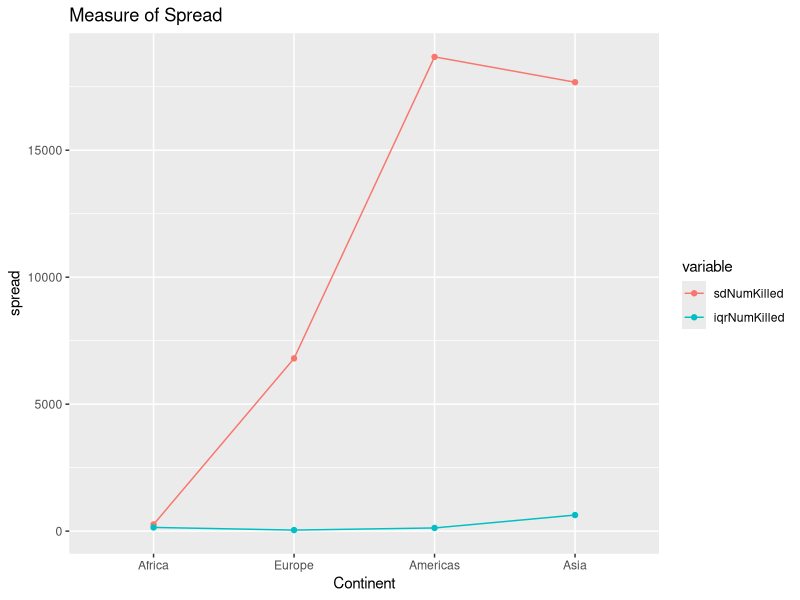
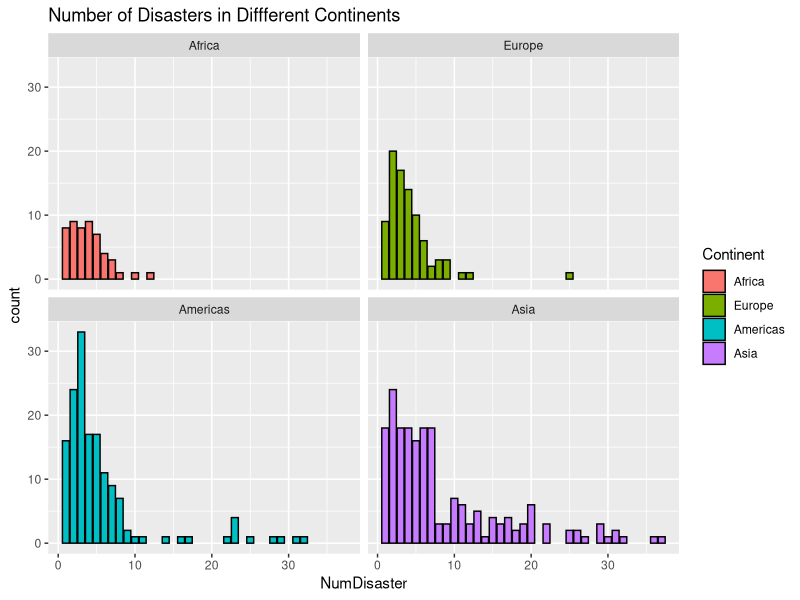
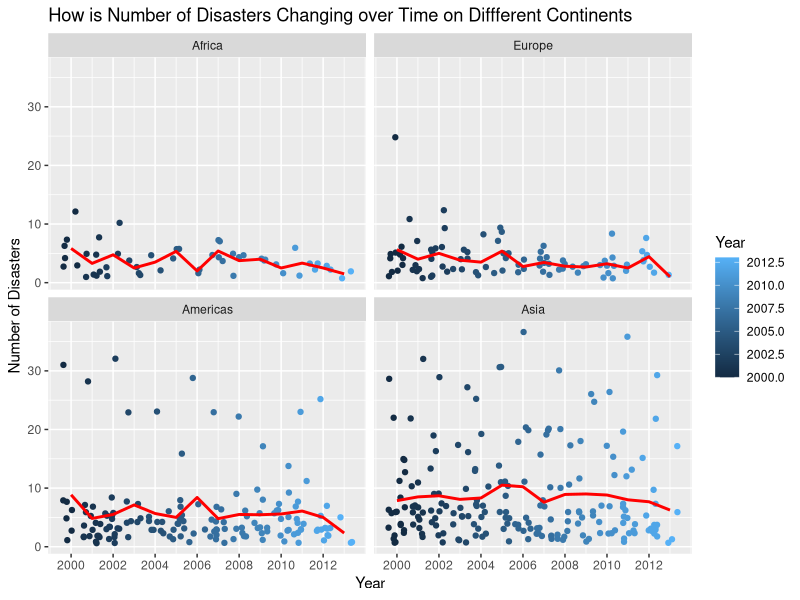
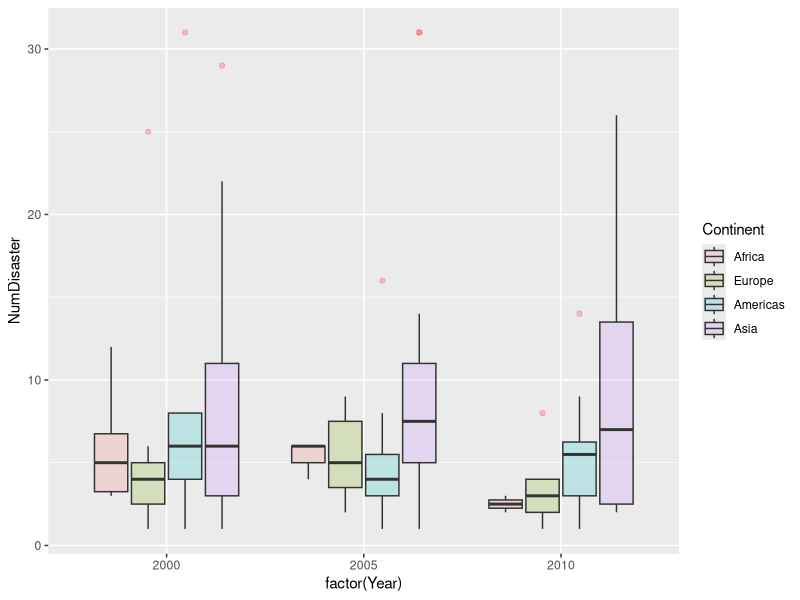
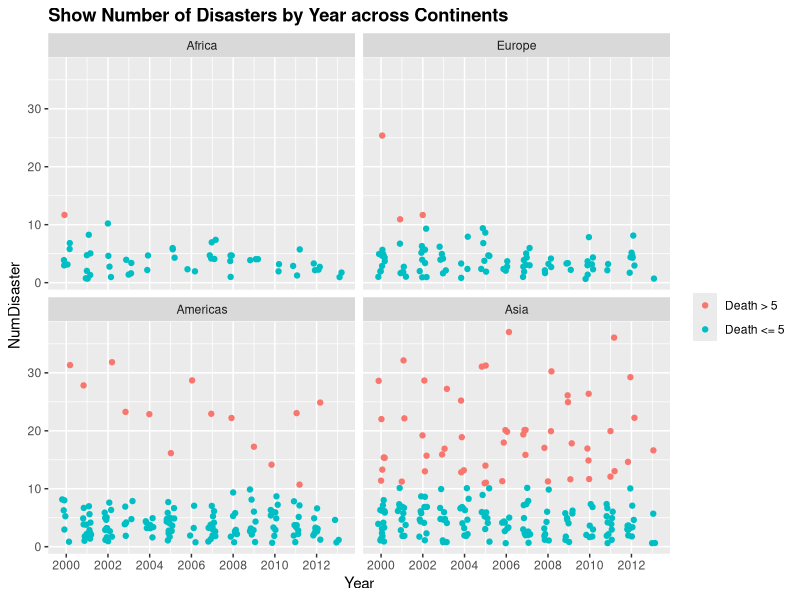
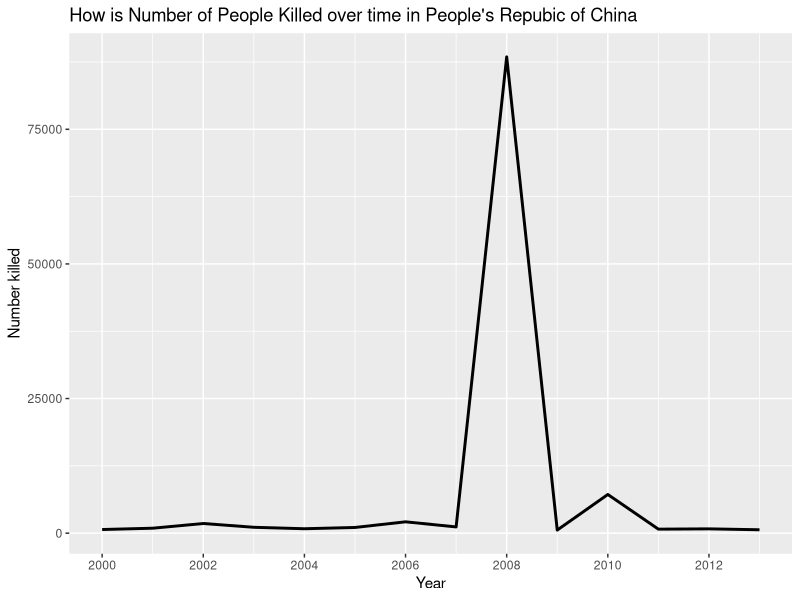
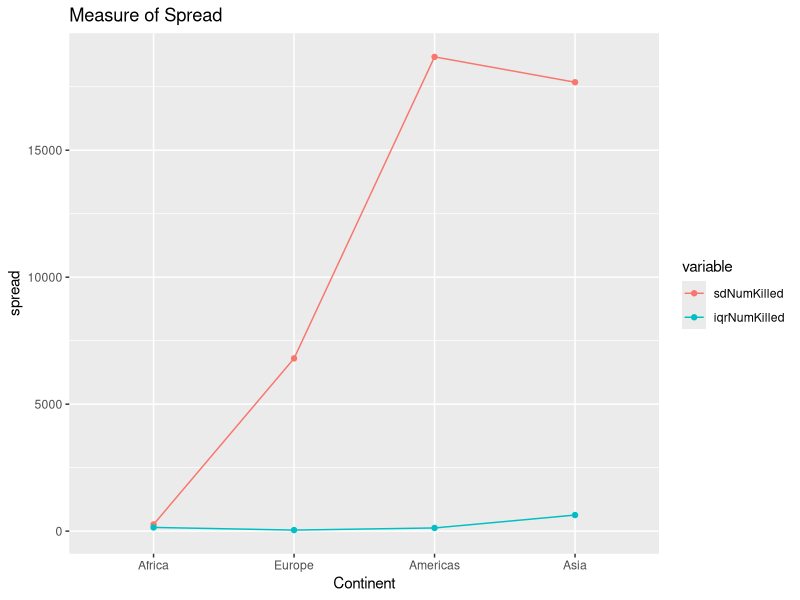
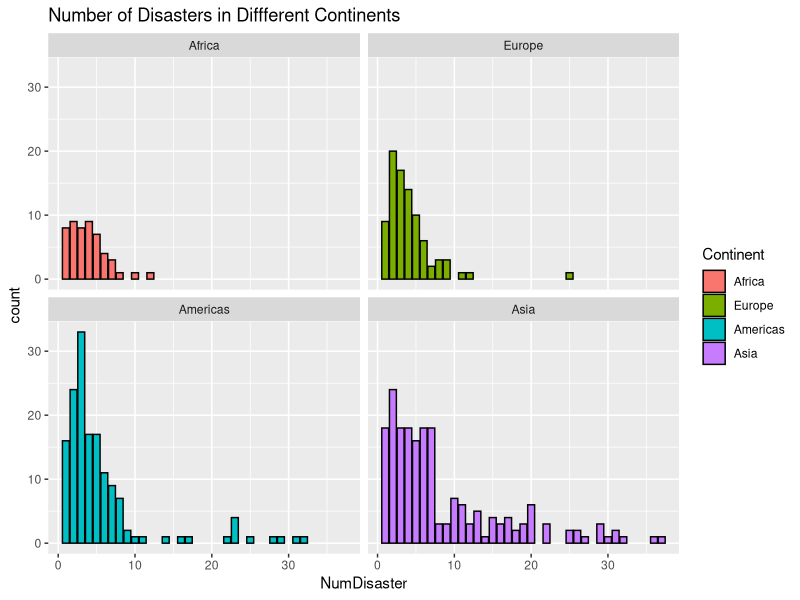

Write R code to recreate these figures, in order. (Note: this script raises an error after producing the figures.)
library(arm)
library(ggplot2)
library(plyr)
library(xtable)
library(reshape2)

Disaster <- read.delim("Disaster_clean.tsv")


## Learn from JB's code
## infer order of Race and Film factors from order in file
Disaster <-
  within(Disaster, {
    Continent <- factor(as.character(Continent), 
                        levels = unique(Disaster$Continent))
  })
## Yes! It is still follow the order!!!!!

## try to get the spread of death within the continents
spreaddeath <- ddply(Disaster, ~ Continent, summarize,
                     sdNumKilled = sd(NumKilled), 
                     iqrNumKilled = IQR(NumKilled))
write.table (spreaddeath,"spreaddeath.tsv", quote = FALSE,
             sep = "\t", row.names = FALSE)

newspread <- melt(spreaddeath, id="Continent")
ggplot(newspread, aes(x = Continent, y = value, colour = variable)) + 
  geom_point() + geom_line(aes(x=as.numeric(Continent)))+ ylab("spread") +
  ggtitle("Measure of Spread")
ggsave("line_MeasureofSpread.png")

## Then, try to produce the maximum and minimum statistics 
## for different variables in all continents
## for all continents
maxmean<- ddply(Disaster, ~ Continent, summarize, 
                meanDamage = mean(TotalDamUSD),
                maxDamage= max(TotalDamUSD),
                meanAffPop = mean(NumAffected),
                maxAffPop = max(NumAffected),
                meanInjured = mean(NumInjured),
                maxInjured = max(NumInjured),
                meanDeath = mean(NumKilled),
                maxDeath = max(NumKilled),
                meanHomeless = mean(NumHomeless),
                maxHomeless = max(NumHomeless)
)
write.table (maxmean,"maxmean.tsv", quote = FALSE,
             sep = "\t", row.names = FALSE)

## We have summarized some detailed information about different 
## variables in the dataset. Now, let's discouver more details.
## First,let's identify which varibales play an important role to predict 
## the damaged amount from natural disasters.

## To start with, Let us to fit the full model.
FullModel <- lm(TotalDamUSD ~ NumDisaster + NumKilled + NumInjured +
                  NumAffected +NumHomeless, data = Disaster)
summary(FullModel)

## Based on the summmary, it can be shown that number of disasters 
## played a significant role to determine the damaged amount. 
## Therefore, I will pay more attention on whether the
## number of disasters also play an essential role in country level.

mFun <- function(x) {
  model <- lm(TotalDamUSD ~ NumDisaster, x)
  estCoefs <- c(coef(model))
  estSE <- c(se.coef(model))
  ## 2 means 2nd row (we do not want to test intercept), 
  ## 4 means the 4th column, which corresponding to p-value
  p_value <- summary(model)$coefficients[2, 4]  
  names(estCoefs) <- c("intercept", "NumDisaster")
  names(estSE) <- c("SE(intercept)", "SE(NumDisaster)")
  names(p_value) <- "p-value (NumDisaster)"
  return (c(estCoefs,estSE,p_value))
}

mCoefs <- ddply(Disaster, ~Country, mFun)
write.table (mCoefs,"regression.tsv", quote = FALSE,
             sep = "\t", row.names = FALSE)

## I tried my best, but I am not sure whether this is the correct way.
## Based on above table, we found that even though the number 
## of disasters play an critical role in the world level, 
## it does not significant in country level for most countries. 
## It might because the individual country has limited sample size. 
## Thus, the standard error is huge.

## The next topic that I would like to focus on is how the number of 
## disasters changing over time on different continents.

## To begin with, let us plot the number of disasters in different continents.

ggplot(Disaster,aes(x=NumDisaster, fill= Continent)) + facet_wrap(~Continent)+
  geom_bar(binwidth = 2, color = "black") +
  ggtitle("Number of Disasters in Diffferent Continents")
ggsave("barchart_DisasterbyContinent.png")

## After having some basic ideas about the frequency of the number of disasters in 
## different continents,I will look at the number of disasters changing over time 
## on diffferent continents

ggplot(Disaster, aes(x = Year, y = NumDisaster, color = Year))+ 
  geom_jitter() + facet_wrap(~ Continent) + 
  geom_line(stat = "summary", fun.y = "mean", col = "red", lwd = 1) +
  ggtitle("How is Number of Disasters Changing over Time on Diffferent Continents") + 
  scale_x_continuous(name = "Year", breaks = seq(min(Disaster$Year), 
                                                 max(Disaster$Year), by = 2))  + 
  xlab("Year") + ylab("Number of Disasters")
ggsave("stripplot_NumofDisTimeContinent.png")

## Based on the plot, there is no significan relationship beween the number of disasters 
## and time. However, it can be found that there is some difference for the number of 
## disasters across continents.

## Next, try boxplot for the year 2000, 2005 and 2010
ggplot(subset(Disaster, Year %in% c(2000,2005,2010)), aes(x = factor(Year), 
                                                          y = NumDisaster, 
                                                          fill = Continent), 
       groups = Continent) + geom_boxplot(alpha = 0.2, outlier.colour= "red") 
ggsave("boxplot_DisasterbyYear.png")

## Obviously, Asia has more variation for the number of disasters.

## Finally, let us try another plot about the number of disasters changing over 
## time on diffferent continents
low_number= 10
ggplot(Disaster, aes(x = Year, y = NumDisaster, 
                     colour = NumDisaster <= low_number)) + 
  geom_jitter(position = position_jitter(width = .2)) + 
  facet_wrap(~ Continent) + 
  ggtitle(paste("NumDisaster <= ", low_number)) + 
  theme(plot.title = element_text(face="bold")) + 
  ggtitle("Show Number of Disasters by Year across Continents") + 
  scale_colour_discrete(name="",breaks=c("FALSE", "TRUE"),
                        labels=c("Death > 5", "Death <= 5")) +
  scale_x_continuous(name = "Year", breaks = seq(min(Disaster$Year), 
                                                 max(Disaster$Year), by = 2)) 
ggsave("stripplot_DisasterbyYC.png")


## By looking at above graph, we can see Americas and Asia have more natural 
## disasters than other continents.


## Now, Let us look at a special plot: dots scatterplot of number of natural 
## disaster over year for China. Why??

ggplot(subset(Disaster, Country == "China P Rep"), aes(x = Year, y = NumKilled)) + 
  geom_line(lwd=1) + xlab("Year") + ylab("Number killed") +
  ggtitle("How is Number of People Killed over time in People's Repubic of China") +
  scale_x_continuous(name = "Year", breaks = seq(min(Disaster$Year), 
                                                 max(Disaster$Year), by = 2)) 
ggsave("line_NumKilledChina.png")


## The graph shows that more than 80,000 were killed by natural disaster 
## in the year of 2008 in China. That was Sichuan Earthquake. At that time, 
## I was also in Sichuan and experienced this catastrophe. I feel sorry for 
## those people who lost their lives during this disaster.Since I experienced 
## this natural disaster, I would think this is an important plot for me!!


## Next, I would like to evaluate whether there is a relationship between affected 
## population and death across continents.The question is that whether more people got 
## affected will lead more people be killed? Since some natural disasters caused a lot of 
## people lost lives, I used log transformation (**Question** Log transformation may not make sense?)

ggplot(NDisaster, aes(x = NumAffected, y = NumKilled, color = Continent)) + 
  geom_point() + scale_x_log10() + scale_y_log10()+
  ggtitle("How NumKilled related to NumAffected across Continents") 
ggsave("points_NumKilledwithAffected.png")

## Based on the graph, it can be seen that with the increase of number of people got affected,
## there is a slightly increasing trend for the number of people got killed.
